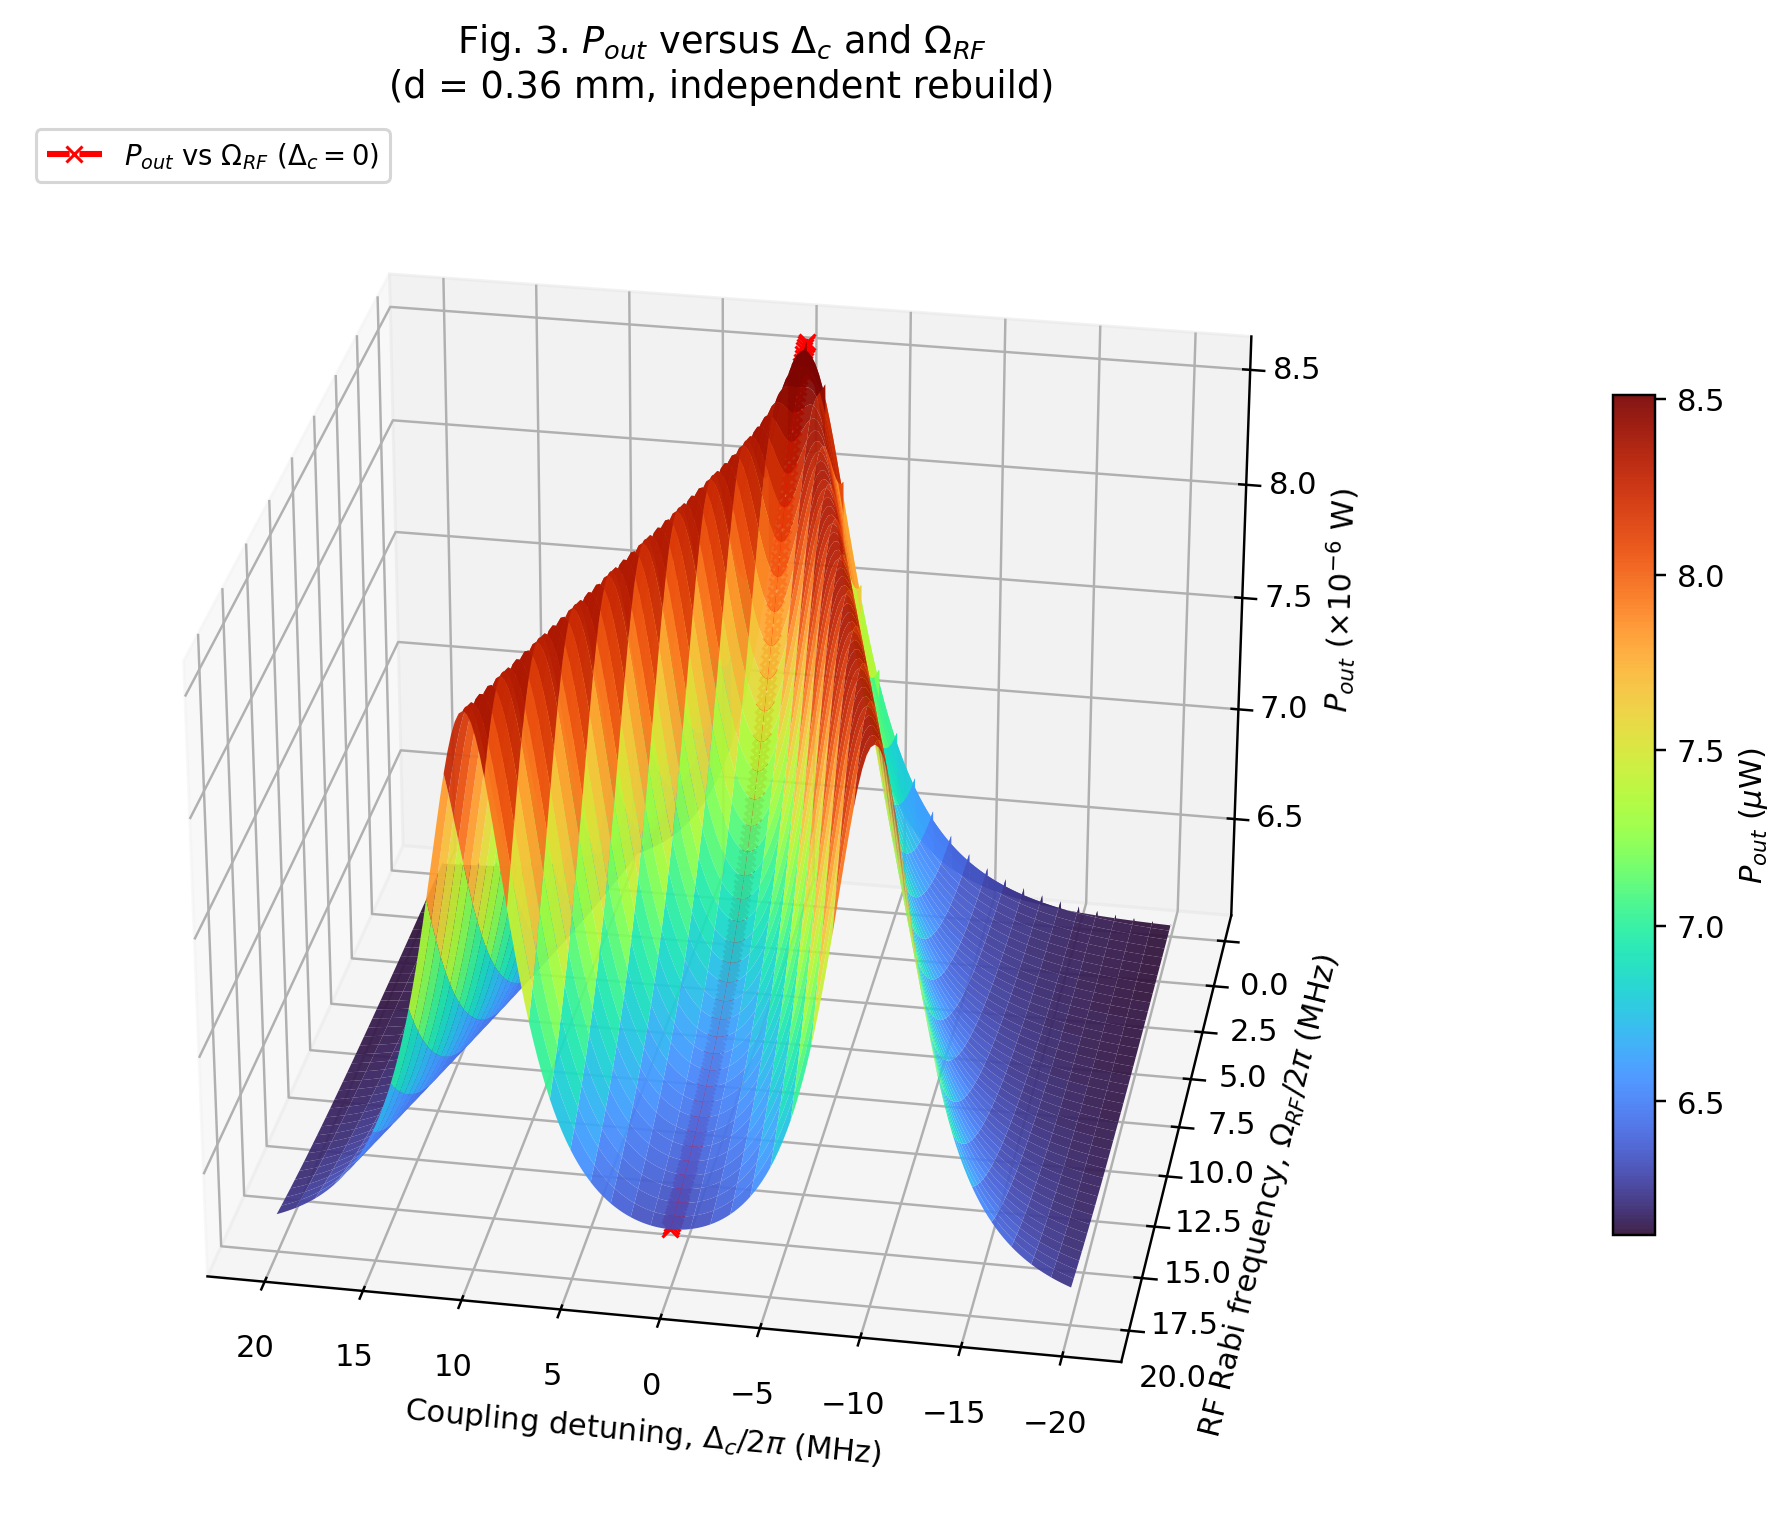

The Python source for this figure:
# ============================================================
# FIG. 3 -- d=0.36mm INDEPENDENT REBUILD
# Probe laser transmission Pout(Delta_c, Omega_RF)
#
# Identical physics/parameters/grid to fig3_fresh_build/fig3_hamiltonian_qutip.py
# (Sec.IV, Eqs.2-7), ONLY d_probe changed from 0.76mm to 0.36mm. Every
# grid point is a fresh QuTiP steady-state solve -- no cached/reused data,
# no fig3_fresh_build files touched or imported.
# ============================================================

import time
from pathlib import Path
import csv

import numpy as np
import qutip as qt
import matplotlib.pyplot as plt

OUTPUT_DIR = Path(__file__).resolve().parent

e_charge = 1.6e-19
a0 = 5.2e-11
hbar = 1.054571817e-34
eps0 = 8.854e-12
eta0 = 377.0

L = 1.0e-2
N0 = 1.0e15

gamma1 = 0.0
gamma2 = 2.0*np.pi*5.2e6
gamma3 = 2.0*np.pi*3.9e3
gamma4 = 2.0*np.pi*1.7e3

Omega_p = 2.0*np.pi*8.0e6
Omega_c = 2.0*np.pi*1.0e6

wp_RF = -1443.459*e_charge*a0
wp_12 = (2.5*e_charge*a0)**2

lambda_p = 852e-9
kp = 2.0*np.pi/lambda_p

d_probe = 0.36e-3   # ONLY parameter changed from fig3_fresh_build

Pin = (np.pi/(2.0*eta0)) * (d_probe*Omega_p*hbar/(2.0*np.sqrt(wp_12)))**2
C0 = -2.0*N0*wp_12/(eps0*hbar*Omega_p)

print("=" * 70)
print("FIG. 3 -- d=0.36mm INDEPENDENT REBUILD")
print("=" * 70)
print(f"d_probe = {d_probe*1e3:.4f} mm")
print(f"Pin  = {Pin:.6e} W = {Pin/1e-6:.4f} microW")
print(f"C0   = {C0:.6e}")

def basis4(): return [qt.basis(4,i) for i in range(4)]

def hamiltonian(Omega_RF, Delta_p=0.0, Delta_c=0.0, Delta_RF=0.0):
    k1,k2,k3,k4 = basis4()
    H = qt.qzero(4)
    H += -Delta_p*k2*k2.dag()
    H += -(Delta_p+Delta_c)*k3*k3.dag()
    H += -(Delta_p+Delta_c+Delta_RF)*k4*k4.dag()
    H += (Omega_p/2.0)*(k1*k2.dag()+k2*k1.dag())
    H += (Omega_c/2.0)*(k2*k3.dag()+k3*k2.dag())
    H += (Omega_RF/2.0)*(k3*k4.dag()+k4*k3.dag())
    return H

def collapse_ops():
    k1,k2,k3,k4 = basis4()
    return [np.sqrt(gamma2)*k1*k2.dag(), np.sqrt(gamma3)*k2*k3.dag(), np.sqrt(gamma4)*k3*k4.dag()]

def pout_at(Omega_RF, Delta_c, Delta_p=0.0, Delta_RF=0.0):
    H = hamiltonian(Omega_RF, Delta_p, Delta_c, Delta_RF)
    rho_ss = qt.steadystate(H, collapse_ops(), method="direct")
    rho21 = complex(rho_ss[1,0])
    chi = C0*rho21
    return Pin*np.exp(-kp*L*np.imag(chi))

H_test = hamiltonian(2.0*np.pi*6e6, Delta_c=0.0)
rho_test = qt.steadystate(H_test, collapse_ops(), method="direct")
print(f"\nSanity check @ Omega_RF/2pi=6MHz, Delta_c=0: Tr(rho)={rho_test.tr()}, "
      f"hermiticity_err={(rho_test-rho_test.dag()).norm():.3e}")
Pout_test = pout_at(2.0*np.pi*6e6, 0.0)
print(f"  Pout = {Pout_test/1e-6:.6f} microW")

delta_c_mhz = np.linspace(-20.0, 20.0, 201)
omega_rf_mhz = np.linspace(0.0, 20.0, 161)
delta_c_vals = 2.0*np.pi*delta_c_mhz*1e6
omega_rf_vals = 2.0*np.pi*omega_rf_mhz*1e6
n_total = len(delta_c_mhz)*len(omega_rf_mhz)
print(f"\nGrid: {len(omega_rf_mhz)} x {len(delta_c_mhz)} = {n_total} fresh QuTiP steady-state solves")

Pout_surface = np.zeros((len(omega_rf_mhz), len(delta_c_mhz)))
t0 = time.time()
for i, Omega_RF in enumerate(omega_rf_vals):
    for j, Delta_c in enumerate(delta_c_vals):
        Pout_surface[i, j] = pout_at(Omega_RF, Delta_c)
    if (i+1) % 20 == 0 or i == len(omega_rf_vals)-1:
        elapsed = time.time()-t0
        rate = (i+1)/elapsed
        eta = (len(omega_rf_vals)-i-1)/rate if rate>0 else float("nan")
        print(f"Row {i+1:4d}/{len(omega_rf_vals)}  elapsed={elapsed:6.1f}s  ETA={eta:6.1f}s")
dt = time.time()-t0
print(f"\nSweep completed in {dt:.1f}s ({n_total} solves, {dt/n_total*1000:.2f} ms/solve avg)")

peak_val = Pout_surface.max()
peak_idx = np.unravel_index(np.argmax(Pout_surface), Pout_surface.shape)
print(f"Peak Pout = {peak_val/1e-6:.4f} microW at Omega_RF/2pi={omega_rf_mhz[peak_idx[0]]:.3f}MHz, "
      f"Delta_c/2pi={delta_c_mhz[peak_idx[1]]:.3f}MHz")

np.savez(OUTPUT_DIR / "freshbuild_fig3_d036mm_raw.npz",
          delta_c_mhz=delta_c_mhz, omega_rf_mhz=omega_rf_mhz, Pout_surface=Pout_surface,
          Pin=Pin, C0=C0, kp=kp, L=L, d_probe=d_probe)
print("Saved: freshbuild_fig3_d036mm_raw.npz (raw grid, for Fig.4-d036mm to reuse)")

csv_path = OUTPUT_DIR / "freshbuild_fig3_d036mm.csv"
with open(csv_path, "w", newline="") as f:
    writer = csv.writer(f)
    writer.writerow(["# d_probe_mm", f"{d_probe*1e3:.4f}"])
    writer.writerow(["# Pin_uW", f"{Pin/1e-6:.6f}"])
    writer.writerow(["# Peak_Pout_uW", f"{peak_val/1e-6:.6f}"])
    writer.writerow(["# Peak_at_OmegaRF_MHz", f"{omega_rf_mhz[peak_idx[0]]:.4f}"])
    writer.writerow(["# Peak_at_DeltaC_MHz", f"{delta_c_mhz[peak_idx[1]]:.4f}"])
    writer.writerow([])
    writer.writerow(["Delta_c_MHz"] + [f"{w:.4f}" for w in omega_rf_mhz])
    for j in range(len(delta_c_mhz)):
        writer.writerow([f"{delta_c_mhz[j]:.4f}"] + [f"{Pout_surface[i,j]/1e-6:.6f}" for i in range(len(omega_rf_mhz))])
print(f"Saved: {csv_path.name}")

X, Y = np.meshgrid(delta_c_mhz, omega_rf_mhz)
Z = Pout_surface/1e-6
fig = plt.figure(figsize=(9,7))
ax = fig.add_subplot(111, projection="3d")
surf = ax.plot_surface(X, Y, Z, cmap="turbo", linewidth=0, antialiased=True, alpha=0.93)
dc0 = np.argmin(np.abs(delta_c_mhz))
ax.plot(np.full_like(omega_rf_mhz, delta_c_mhz[dc0]), omega_rf_mhz, Z[:, dc0],
        color="red", linestyle="--", linewidth=2, marker="x", markersize=5,
        label=r"$P_{out}$ vs $\Omega_{RF}$ ($\Delta_c=0$)")
ax.set_xlabel(r"Coupling detuning, $\Delta_c/2\pi$ (MHz)")
ax.set_ylabel(r"RF Rabi frequency, $\Omega_{RF}/2\pi$ (MHz)")
ax.set_zlabel(r"$P_{out}$ ($\times10^{-6}$ W)")
ax.set_title(r"Fig. 3. $P_{out}$ versus $\Delta_c$ and $\Omega_{RF}$" "\n(d = 0.36 mm, independent rebuild)")
ax.view_init(elev=28, azim=100)
fig.colorbar(surf, ax=ax, shrink=0.6, pad=0.1, label=r"$P_{out}$ ($\mu$W)")
ax.legend(fontsize=9, loc="upper left")
fig.tight_layout()
fig.savefig(OUTPUT_DIR / "freshbuild_fig3_d036mm.png", dpi=220, bbox_inches="tight")
plt.close(fig)
print("Saved: freshbuild_fig3_d036mm.png")

report = f"""# Fig. 3 math report -- d=0.36mm independent rebuild

Identical physics/parameters/grid to `fig3_fresh_build/fig3_hamiltonian_qutip.py`
(paper Sec.IV, Eqs.2-7) -- the ONLY change is d_probe = 0.36mm instead of the
paper-literal 0.76mm. Every grid point is a fresh QuTiP steady-state solve.
Does not touch fig3_fresh_build or the older qutip_d036mm files.

## Hamiltonian (rotating frame, rad/s)

    H = -Delta_p|2><2| - (Delta_p+Delta_c)|3><3| - (Delta_p+Delta_c+Delta_RF)|4><4|
        + (Omega_p/2)(|1><2|+|2><1|) + (Omega_c/2)(|2><3|+|3><2|) + (Omega_RF/2)(|3><4|+|4><3|)

Steady state via QuTiP `steadystate` (direct method), collapse operators
sqrt(gamma2)|1><2|, sqrt(gamma3)|2><3|, sqrt(gamma4)|3><4|. Delta_p=Delta_RF=0.

Pout = Pin * exp(-kp*L*Im(C0*rho21))   (Eq.2/4)

## Parameters (paper Sec.IV, only d_probe changed)

    L=1cm, N0=1e15 m^-3, d_probe=0.36mm (vs paper-literal 0.76mm)
    Omega_p/2pi=8.0MHz, Omega_c/2pi=1.0MHz
    gamma2/2pi=5.2MHz, gamma3/2pi=3.9kHz, gamma4/2pi=1.7kHz
    wp_RF=-1443.459 e*a0, wp_12=(2.5 e*a0)^2, lambda_p=852nm

## Grid

    Delta_c/2pi: [-20,20]MHz, 201 points
    Omega_RF/2pi: [0,20]MHz, 161 points
    Total: {n_total} fresh QuTiP steady-state solves, {dt:.1f}s ({dt/n_total*1000:.2f}ms/solve)

## Results (this run)

    Pin = {Pin:.6e} W = {Pin/1e-6:.4f} microW
    C0 = {C0:.6e}
    Sanity check (Omega_RF/2pi=6MHz, Delta_c=0): Pout={Pout_test/1e-6:.6f}microW,
        Tr(rho)={rho_test.tr()}, hermiticity_error={(rho_test-rho_test.dag()).norm():.3e}
    Peak Pout = {peak_val/1e-6:.4f} microW at Omega_RF/2pi={omega_rf_mhz[peak_idx[0]]:.3f}MHz,
        Delta_c/2pi={delta_c_mhz[peak_idx[1]]:.3f}MHz

## Comparison to the 0.76mm fresh_build

Pin scales as d_probe^2 (pure prefactor on Pout, proven algebraically and confirmed
numerically throughout this project -- see project memory). Expected ratio:
(0.36/0.76)^2 = {(0.36/0.76)**2:.4f}. Actual Pin ratio this run: to be compared against
fig3_fresh_build's own Pin once both are available side by side.
"""
with open(OUTPUT_DIR / "freshbuild_fig3_d036mm_math_report.md", "w") as f:
    f.write(report)
print("Saved: freshbuild_fig3_d036mm_math_report.md")
print("\nDONE.")
